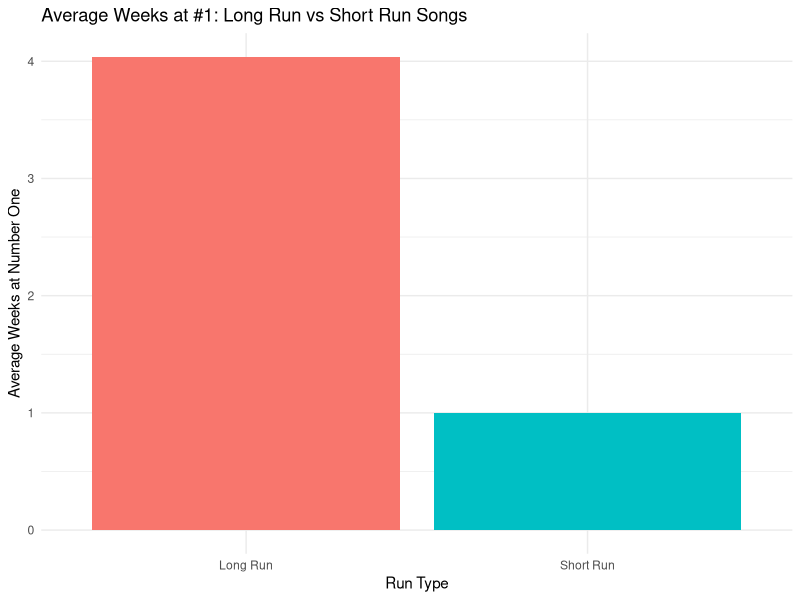

Recreate this plot in R.
## ---- chunk 1
knitr::opts_chunk$set(echo = TRUE)
## ---- chunk 2
install.packages("tidyverse")
library(tidyverse)

billboard <- read_csv("Billboard Hot 100 Number Ones Database - Data.csv")
glimpse(billboard)
summary(billboard)


## ---- chunk 3
summary(billboard)
## ---- chunk 4
dim(billboard)
## ---- chunk 5
billboard|>
 summarize(
    mean_weeks   = mean(`Weeks at Number One`, na.rm = TRUE),
    median_weeks = median(`Weeks at Number One`, na.rm = TRUE),
    min_weeks    = min(`Weeks at Number One`, na.rm = TRUE),
    max_weeks    = max(`Weeks at Number One`, na.rm = TRUE)
  )
## ---- chunk 6
billboardz <- billboard |>
  mutate(
    z_weeks = (`Weeks at Number One` - mean(`Weeks at Number One`, na.rm = TRUE)) /
              sd(`Weeks at Number One`, na.rm = TRUE)
  )
## ---- chunk 7

# Convert the column to numeric (fixes all errors)
billboard$`Weeks at Number One` <- as.numeric(billboard$`Weeks at Number One`)

# 1. Calculate the median
median_weeks <- median(billboard$`Weeks at Number One`, na.rm = TRUE)

# 2. Create Long Run vs Short Run groups
billboard <- billboard |>
  mutate(
    run_type = ifelse(`Weeks at Number One` >= median_weeks,
                      "Long Run",
                      "Short Run")
  )

# 3. Pull the groups
group1 <- billboard |>
  filter(run_type == "Long Run") |>
  pull(`Weeks at Number One`)

group2 <- billboard |>
  filter(run_type == "Short Run") |>
  pull(`Weeks at Number One`)

# 4. Run the t-test
t_test_result <- t.test(group1, group2)
t_test_result


## ---- chunk 8
billboard |>
  group_by(run_type) |>
  summarize(
    avg_weeks = mean(`Weeks at Number One`, na.rm = TRUE)
  ) |>
  ggplot(aes(x = run_type, y = avg_weeks, fill = run_type)) +
  geom_col() +
  labs(
    title = "Average Weeks at #1: Long Run vs Short Run Songs",
    x = "Run Type",
    y = "Average Weeks at Number One"
  ) +
  theme_minimal() +
  theme(legend.position = "none")
